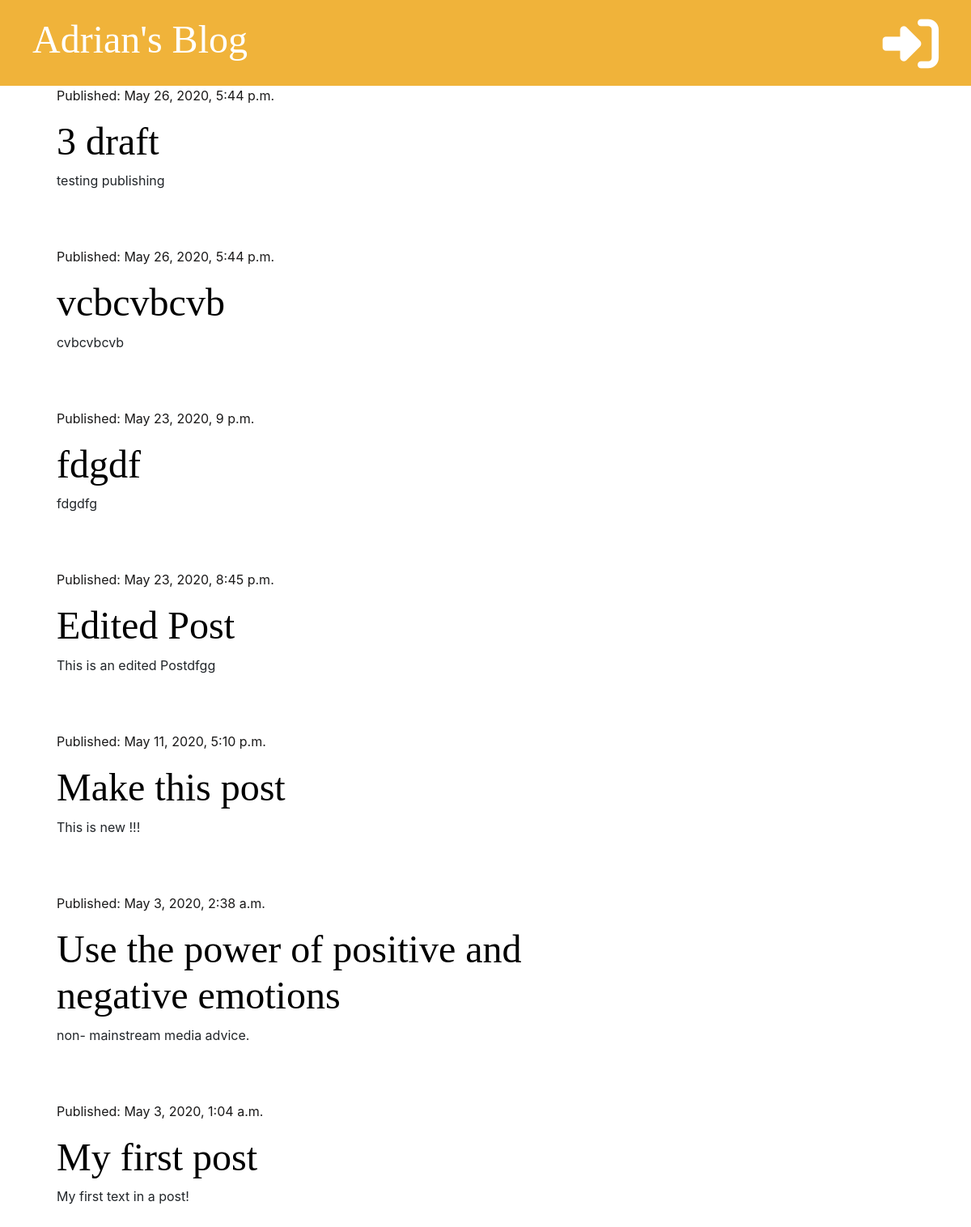
/, run on an earlier commit of the app's database.
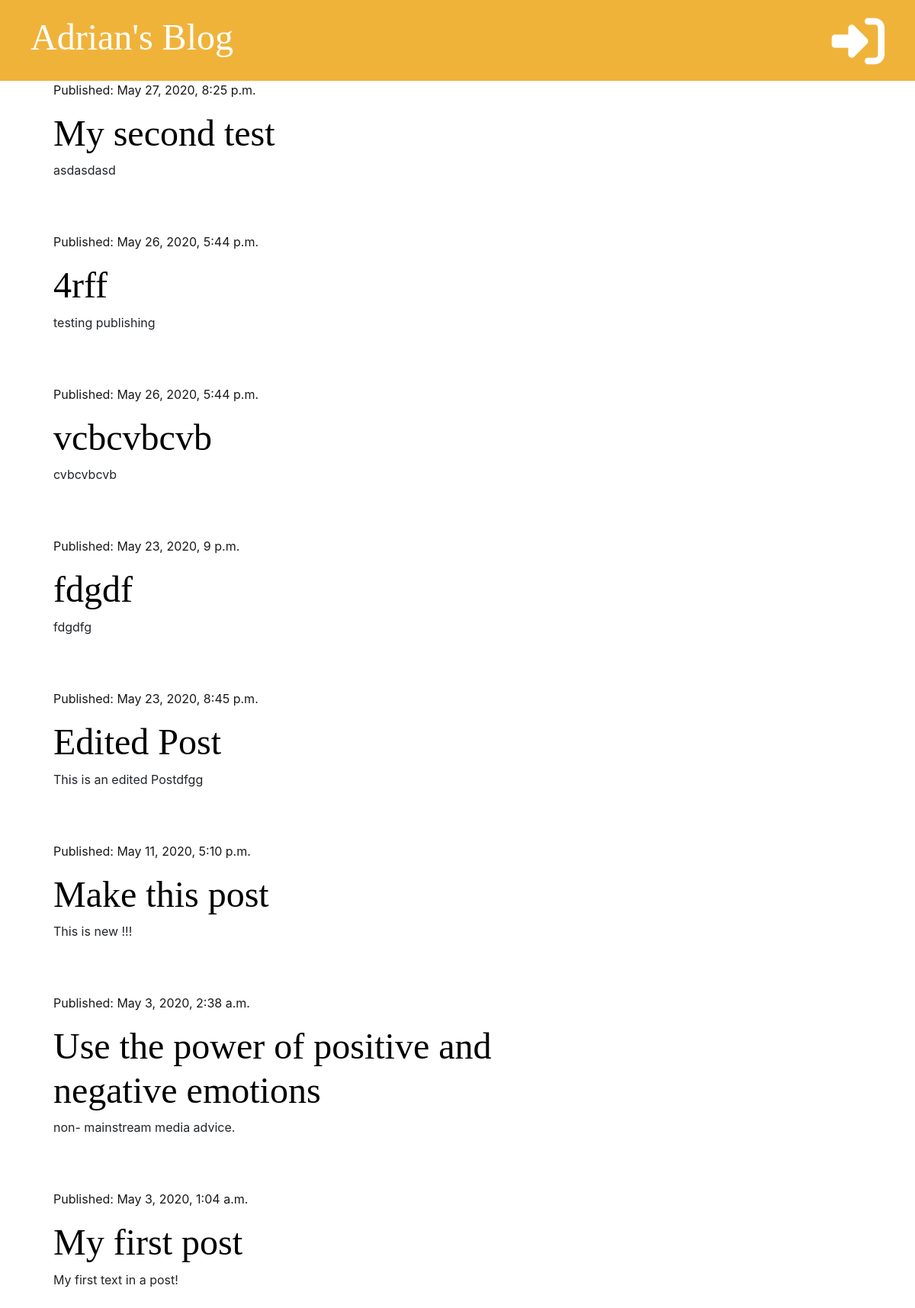
And on a later commit of the database.
### blog/models.py (models this page shows, shortened)
class Post(models.Model):
    author = models.ForeignKey('auth.User', on_delete=models.CASCADE)
    title = models.CharField(max_length=200)
    text = models.TextField()
    create_date = models.DateTimeField(default=timezone.now)
    published_date = models.DateTimeField(blank=True, null=True)

### blog/views.py (the view)
# urls.py: path('', views.post_list, name='post_list'),
def post_list(request):
    posts = Post.objects.filter(published_date__lte=timezone.now()).order_by('-published_date')
    stuff_for_frontend = {'posts': posts}
    return render(request, 'blog/post_list.html', stuff_for_frontend)

### blog/templates/blog/post_list.html (shortened to what this page needs)
{% extends 'blog/base.html' %}
{% block content %}
    {% for post in posts %}
        <div class="post">
            <div class="date">
                <p>Published: {{ post.published_date }}</p>
            </div>
            <h1><a href="{% url 'post_detail' pk=post.pk %}">{{ post.title }}</a></h1>
            <p>{{ post.text|truncatewords:50|linebreaksbr }}</p>
        </div>
    {% endfor %}
{% endblock %}

What changed in the data, as far as the page shows it:
now on this page (row edited): Post: published_date "May 27, 2020, 8:25 p.m.", title "My second test", text "asdasdasd"
changed Post "testing publishing": title "3 draft" → "4rff"
